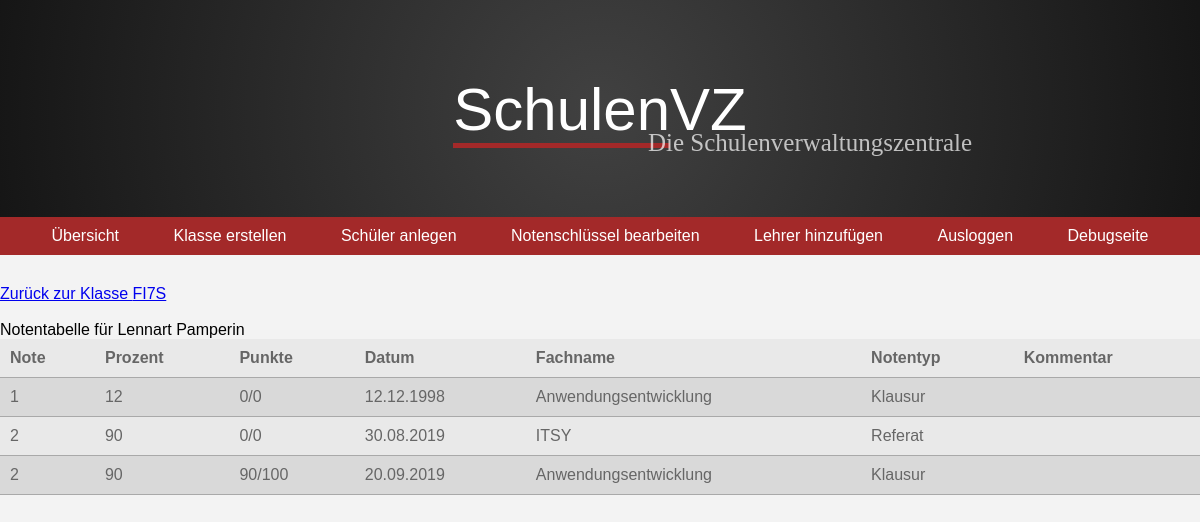
The page /grades.php?id=1&class=FI7S (signed in) on the database its author committed.
### tables this page shows
CREATE TABLE `schueler` (
  `id_Schueler` int(11) NOT NULL,
  `Vorname` varchar(45) NOT NULL,
  `Nachname` varchar(45) NOT NULL,
  `Geburtsdatum` date NOT NULL,
  `Kurs_id_Kurs` int(11) DEFAULT NULL
);

CREATE TABLE `note` (
  `id_Note` int(11) NOT NULL,
  `Kommentar` varchar(255) DEFAULT NULL,
  `Note` float NOT NULL,
  `Prozent` float NOT NULL,
  `Datum` date NOT NULL,
  `Schueler_id_Schueler` int(11) NOT NULL,
  `Fach_id_Fach` int(11) NOT NULL,
  `NotenTyp_idNotenTyp` int(11) NOT NULL,
  `notenschluesselTyp_Id` int(11) NOT NULL,
  `scoredPoints` float NOT NULL,
  `maxPoints` float NOT NULL
);

CREATE TABLE `typ` (
  `idTyp` int(11) NOT NULL,
  `Fachname` varchar(45) NOT NULL
);

CREATE TABLE `notentyp` (
  `idNotenTyp` int(11) NOT NULL,
  `NotenTyp` varchar(45) NOT NULL
);

### project_files/Database.php (called while the page is built, shortened)
<?php
abstract class DB {
    public static function convertDate($date) {
        if ($date) {
            return date('d.m.Y', strtotime($date));
        }
        else {
            return NULL;
        }
    }
}

### grades.php (the view, shortened to what this page needs)
<?php
include_once 'files_lp/ui/header.php';
if (isset($_GET["id"]) AND isset($_GET['class']))
{
    $id = $_GET["id"];
    $class = $_GET["class"];
}
$PDO = DB::load(DBHOST, DBNAME, DBUSERNAME, DBPASSWORD);
$sql = "SELECT note.Kommentar, note.Note, note.Prozent, note.Datum, note.scoredPoints, note.maxPoints, t.Fachname, n.NotenTyp, s.Vorname, s.Nachname FROM note
        LEFT JOIN fach f on note.Fach_id_Fach = f.id_Fach
        LEFT JOIN typ t on f.Typ_idTyp = t.idTyp
        LEFT JOIN notentyp n on note.NotenTyp_idNotenTyp = n.idNotenTyp
        LEFT JOIN schueler s on note.Schueler_id_Schueler = s.id_Schueler
        WHERE note.Schueler_id_Schueler = ?";
$pre = $PDO->prepare($sql);
$pre->execute(array($id));
$result = $pre->fetchAll(PDO::FETCH_ASSOC);
echo "<a href='index.php?id=$class'>Zurück zur Klasse $class</a><br><br>";
echo "Notentabelle für ".$result[0]['Vorname']." ".$result[0]['Nachname'];
echo "<table>";
echo "<tr>";
echo "<th>Note</th>";
echo "<th>Prozent</th>";
echo "<th>Punkte</th>";
echo "<th>Datum</th>";
echo "<th>Fachname</th>";
echo "<th>Notentyp</th>";
echo "<th>Kommentar</th>";
echo "</tr>";
foreach ($result as $row) {
    echo "<tr>";
    echo "<td>";
    echo "<p>".$row['Note']."</p>";
    echo "</td>";
    echo "<td>";
    echo "<p>".$row['Prozent']."</p>";
    echo "</td>";
    echo "<td>";
    echo "<p>".$row['scoredPoints']."/".$row['maxPoints']."</p>";
    echo "</td>";
    echo "<td>";
    echo "<p>".DB::convertDate($row['Datum'])."</p>";
    echo "</td>";
    echo "<td>";
    echo "<p>".$row['Fachname']."</p>";
    echo "</td>";
    echo "<td>";
    echo "<p>".$row['NotenTyp']."</p>";
    echo "</td>";
    echo "<td>";
    echo "</td>";
    echo "</tr>";
}
echo "</table>";

### files_lp/styles/styles.css (style rules this page uses)
body { background-color: var(--backgroundColor); font-family: var(--mainFont); margin: 0; padding: 0; }
table { border-collapse: collapse; width: 100%; font-family: var(--mainFont); text-align: left; }
td, th { padding: 10px; color: #666; }
tr { border-bottom: 1px solid var(--tableBorders); }
tr:nth-child(even) { background-color: var(--softerMainColor); }
tr:nth-child(odd):not(.tableHead) { background-color: var(--softMainColor); }

### rows shown on the page
schueler: Vorname "Lennart", Nachname "Pamperin"
note: Note "1", Prozent "12", scoredPoints "0", maxPoints "0", Datum "12.12.1998", typ.Fachname "Anwendungsentwicklung", NotenTyp_idNotenTyp.NotenTyp "Klausur"
note: Note "2", Prozent "90", scoredPoints "0", maxPoints "0", Datum "30.08.2019", typ.Fachname "ITSY", NotenTyp_idNotenTyp.NotenTyp "Referat"
note: Note "2", Prozent "90", scoredPoints "90", maxPoints "100", Datum "20.09.2019", typ.Fachname "Anwendungsentwicklung", NotenTyp_idNotenTyp.NotenTyp "Klausur"

### other values the page prints
$class "FI7S"
